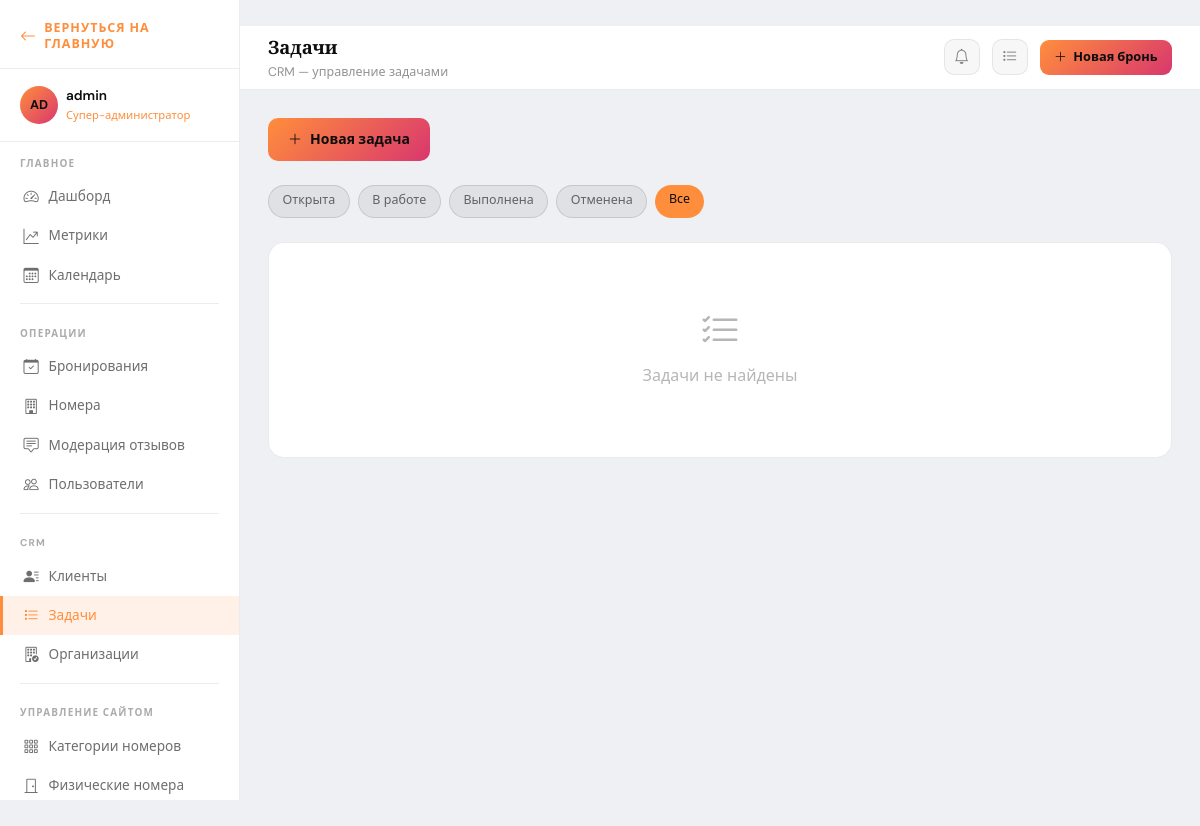
Screenshot of /crm/tasks/ (signed in) with the database file from the repository.
### apps/accounts/models.py (models this page shows, shortened)
class User(AbstractUser, TimeStampedModel):
    username = None
    email = models.EmailField(_("email"), unique=True)
    role = models.CharField(
        _("роль"),
        max_length=20,
        choices=UserRole.choices,
        default=UserRole.USER,
        db_index=True,
    )
    phone = models.CharField(
        _("телефон"), max_length=20, blank=True, validators=[phone_validator]
    )
    patronymic = models.CharField(_("отчество"), max_length=150, blank=True)
    date_of_birth = models.DateField(_("дата рождения"), null=True, blank=True)
    avatar = models.ImageField(
        _("аватар"), upload_to="avatars/%Y/%m/", null=True, blank=True
    )
    preferred_language = models.CharField(
        _("язык интерфейса"), max_length=10, default="ru", blank=True,
        choices=[("ru", "Русский"), ("en", "English")],
    )
    marketing_consent    = models.BooleanField(_("согласие на рассылку"), default=False)
    email_notifications  = models.BooleanField(_("email-уведомления"),    default=True)
    USERNAME_FIELD  = "email"
    REQUIRED_FIELDS = []
    objects = UserManager()
    class Meta:
        verbose_name         = _("пользоваостиница")
        verbose_name_plural  = _("пользователи")
        ordering             = ["-created_at"]
        indexes = [
            models.Index(fields=["role", "is_active"]),
        ]
    @property
    def is_plain_user(self) -> bool:
        return self.role == UserRole.USER and not self.is_superuser
    @property
    def is_receptionist(self) -> bool:
        return self.has_role(UserRole.RECEPTIONIST)
    @property
    def is_manager(self) -> bool:
        return self.has_role(UserRole.MANAGER)
    @property
    def is_admin(self) -> bool:
        return self.has_role(UserRole.ADMIN)
    @property
    def is_super_admin(self) -> bool:
        return self.is_superuser or self.role == UserRole.SUPER_ADMIN
    def has_role(self, minimum_role: str) -> bool:
        if self.is_superuser:
            return True
        return role_gte(self.role, minimum_role)
    def get_short_name(self) -> str:
        return self.first_name or self.email.split("@")[0]
    def get_initials(self) -> str:
        parts = [self.first_name[:1], self.last_name[:1]]
        return "".join(p for p in parts if p).upper() or self.email[:2].upper()
    @property
    def push_notifications_unread_count(self) -> int:
        return self.push_notifications.filter(is_read=False).count()

### apps/crm/views.py (the view)
# urls.py: path("tasks/",                              views.TaskListView.as_view(),    name="task_list"),
class TaskListView(ReceptionistRequiredMixin, View):
    template_name = "crm/task_list.html"
    def get(self, request):
        tasks = get_all_tasks(
            status=request.GET.get("status", ""),
            priority=request.GET.get("priority", ""),
        )
        return render(request, self.template_name, {
            "tasks":            tasks,
            "status_choices":   Task.TaskStatus.choices,
            "priority_choices": Task.Priority.choices,
            "status_filter":    request.GET.get("status", ""),
            "priority_filter":  request.GET.get("priority", ""),
        })

### templates/crm/task_list.html (shortened to what this page needs)
﻿{% extends "dashboard/base_dashboard.html" %}
{% block dashboard_title %}Задачи{% endblock %}
{% block dashboard_subtitle %}CRM — управление задачами{% endblock %}
{% block dashboard_content %}
<div class="d-flex justify-content-between align-items-start mb-4 flex-wrap gap-3">
  <a href="{% url 'crm:task_create' %}"
     style="background:linear-gradient(135deg,var(--gold),#a07830);border:none;
            border-radius:10px;color:#fff;padding:.65rem 1.25rem;font-size:.875rem;
            font-weight:600;text-decoration:none;display:inline-flex;align-items:center;gap:.5rem">
    <i class="bi bi-plus-lg"></i>Новая задача
  </a>
</div>
<div class="d-flex gap-2 flex-wrap mb-4">
  {% for val, lbl in status_choices %}
  <a href="?status={{ val }}{% if priority_filter %}&priority={{ priority_filter }}{% endif %}"
     style="padding:.35rem .85rem;border-radius:20px;font-size:.78rem;text-decoration:none;
            {% if status_filter == val %}background:var(--gold);color:#fff;{% else %}background:rgba(255,255,255,.06);color:rgba(255,255,255,.5);border:1px solid rgba(255,255,255,.1);{% endif %}">
    {{ lbl }}
  </a>
  {% endfor %}
  <a href="?"
     style="padding:.35rem .85rem;border-radius:20px;font-size:.78rem;text-decoration:none;
            {% if not status_filter %}background:var(--gold);color:#fff;{% else %}background:rgba(255,255,255,.06);color:rgba(255,255,255,.5);border:1px solid rgba(255,255,255,.1);{% endif %}">
    Все
  </a>
</div>
<div class="cabinet-card">
  {% if tasks %}
  <div class="table-responsive">
    <table class="table table-dark table-hover mb-0" style="--bs-table-bg:transparent">
      <thead>
        <tr style="color:rgba(255,255,255,.35);font-size:.72rem;text-transform:uppercase;letter-spacing:.06em">
          <th>Задача</th><th>Клиент</th><th>Исполнитель</th><th>Приоритет</th><th>Крайний срок</th><th>Статус</th><th></th>
        </tr>
      </thead>
      <tbody style="font-size:.875rem">
        {% for task in tasks %}
        <tr>
          <td style="color:#fff;font-weight:500;max-width:220px">
            <div style="white-space:nowrap;overflow:hidden;text-overflow:ellipsis">{{ task.title }}</div>
          </td>
          <td>
            {% if task.client %}
            <a href="{% url 'crm:client_detail' task.client.user_id %}"
               style="color:var(--gold);text-decoration:none;font-size:.85rem">
              {{ task.client.user.get_short_name }}
            </a>
            {% else %}
            <span style="color:rgba(255,255,255,.3)">—</span>
            {% endif %}
          </td>
          <td style="color:rgba(255,255,255,.6);font-size:.85rem">
            {{ task.assigned_to.get_short_name|default:"—" }}
          </td>
          <td>{% include "crm/_priority_badge.html" with priority=task.priority label=task.get_priority_display %}</td>
          <td style="font-size:.8rem;{% if task.due_date %}color:rgba(255,255,255,.5){% else %}color:rgba(255,255,255,.25){% endif %}">
            {{ task.due_date|date:"d.m.Y"|default:"—" }}
          </td>
          <td style="font-size:.8rem;color:rgba(255,255,255,.5)">{{ task.get_status_display }}</td>
          <td>
            <div style="display:flex;gap:.5rem">
              {% if task.status in "open,in_progress" %}
              <form method="post" action="{% url 'crm:task_complete' task.pk %}">
                {% csrf_token %}
                <input type="hidden" name="next" value="{{ request.path }}" />
                <button type="submit" title="Выполнить"
                        style="background:none;border:none;cursor:pointer;color:rgba(40,167,69,.6);font-size:.9rem;padding:0">
                  <i class="bi bi-check-circle"></i>
                </button>
              </form>
              <form method="post" action="{% url 'crm:task_cancel' task.pk %}">
                {% csrf_token %}
                <input type="hidden" name="next" value="{{ request.path }}" />
                <button type="submit" title="Отменить"
                        style="background:none;border:none;cursor:pointer;color:rgba(255,100,100,.5);font-size:.9rem;padding:0">
                  <i class="bi bi-x-circle"></i>
                </button>
              </form>
              {% endif %}
              <form method="post" action="{% url 'crm:task_delete' task.pk %}"
                    onsubmit="return confirm('Удалить задачу «{{ task.title|truncatechars:40 }}»?')">
                {% csrf_token %}
                <input type="hidden" name="next" value="{{ request.path }}" />
                <button type="submit" title="Удалить"
                        style="background:none;border:none;cursor:pointer;color:rgba(220,53,69,.6);font-size:.9rem;padding:0">
                  <i class="bi bi-trash"></i>
                </button>
              </form>
            </div>
          </td>
        </tr>
        {% endfor %}
      </tbody>
    </table>
  </div>
  {% else %}
  <div style="text-align:center;padding:3rem;color:rgba(255,255,255,.3)">
    <i class="bi bi-list-check" style="font-size:2.5rem;display:block;margin-bottom:.75rem"></i>
    Задачи не найдены
  </div>
  {% endif %}
</div>
{% endblock %}

### templates/dashboard/base_dashboard.html (shortened to what this page needs)
{% extends "base.html" %}
{% load static %}
{% block body_class %}dash-app{% endblock %}
{% block content %}
<div class="dash-layout">
  <aside class="dash-sidebar" id="dashSidebar">
    <div class="sidebar-brand">
      <a href="{% url 'hotel:index' %}" class="sidebar-brand-home" aria-label="Вернуться на главную">
        <i class="bi bi-arrow-left" aria-hidden="true"></i>
        <span>Вернуться на главную</span>
      </a>
    </div>
    <div class="sidebar-user">
      <div class="d-flex align-items-center gap-2">
        <div class="sidebar-user-avatar">
          {% if request.user.avatar %}
            <img src="{{ request.user.avatar.url }}" alt="" />
          {% else %}
            {{ request.user.get_initials }}
          {% endif %}
        </div>
        <div>
          <div class="sidebar-user-name">{{ request.user.get_short_name }}</div>
          <div class="sidebar-user-role">{{ request.user.get_role_display }}</div>
        </div>
      </div>
    </div>
    <ul class="sidebar-nav" style="flex:1;padding-bottom:1rem">
      <div class="sidebar-section-label">Главное</div>
      <li>
        <a href="{% url 'dashboard:index' %}"
           class="{% if request.resolver_match.url_name == 'index' and request.resolver_match.namespace == 'dashboard' %}active{% endif %}">
          <i class="bi bi-speedometer2"></i> Дашборд
        </a>
      </li>
      {% if request.user.is_manager or request.user.is_admin or request.user.is_super_admin or request.user.is_superuser %}
      <li>
        <a href="{% url 'dashboard:metrics' %}"
           class="{% if request.resolver_match.url_name == 'metrics' %}active{% endif %}">
          <i class="bi bi-graph-up-arrow"></i> Метрики
        </a>
      </li>
      {% endif %}
      <li>
        <a href="{% url 'dashboard:calendar' %}"
           class="{% if request.resolver_match.url_name == 'calendar' %}active{% endif %}">
          <i class="bi bi-calendar3"></i> Календарь
        </a>
      </li>
      <div class="sidebar-divider"></div>
      <div class="sidebar-section-label">Операции</div>
      <li>
        <a href="{% url 'bookings:staff_list' %}"
           class="{% if request.resolver_match.namespace == 'bookings' %}active{% endif %}">
          <i class="bi bi-calendar-check"></i> Бронирования
        </a>
      </li>
      <li>
        <a href="{% url 'dashboard:rooms' %}"
           class="{% if request.resolver_match.url_name == 'rooms' %}active{% endif %}">
          <i class="bi bi-building"></i> Номера
        </a>
      </li>
      {% if request.user.is_receptionist %}
      <li>
        <a href="{% url 'dashboard:reviews' %}"
           class="{% if request.resolver_match.url_name == 'reviews' %}active{% endif %}">
          <i class="bi bi-chat-square-text"></i> Модерация отзывов
        </a>
      </li>
      {% endif %}
      <li>
        <a href="{% url 'accounts:user_list' %}"
           class="{% if request.resolver_match.namespace == 'accounts' and 'user' in request.resolver_match.url_name %}active{% endif %}">
          <i class="bi bi-people"></i> Пользователи
        </a>
      </li>
      <div class="sidebar-divider"></div>
      <div class="sidebar-section-label">CRM</div>
      <li>
        <a href="{% url 'crm:client_list' %}"
           class="{% if request.resolver_match.namespace == 'crm' and 'client' in request.resolver_match.url_name %}active{% endif %}">
          <i class="bi bi-person-lines-fill"></i> Клиенты
        </a>
      </li>
      <li>
        <a href="{% url 'crm:task_list' %}"
           class="{% if request.resolver_match.url_name == 'task_list' %}active{% endif %}">
          <i class="bi bi-list-task"></i> Задачи
        </a>
      </li>
      <li>
        <a href="{% url 'crm:organization_list' %}"
           class="{% if request.resolver_match.url_name == 'organization_list' %}active{% endif %}">
          <i class="bi bi-building-check"></i> Организации
        </a>
      </li>
      <div class="sidebar-divider"></div>
      <div class="sidebar-section-label">Управление сайтом</div>
      <li>
        <a href="{% url 'hotel:staff_category_list' %}"
           class="{% if request.resolver_match.namespace == 'hotel' and 'category' in request.resolver_match.url_name %}active{% endif %}">
          <i class="bi bi-grid-3x3-gap"></i> Категории номеров
        </a>
      </li>
      <li>
        <a href="{% url 'hotel:staff_room_list' %}"
           class="{% if request.resolver_match.namespace == 'hotel' and 'room' in request.resolver_match.url_name and 'category' not in request.resolver_match.url_name %}active{% endif %}">
          <i class="bi bi-door-closed"></i> Физические номера
        </a>
      </li>
    </ul>
  </aside>
  <div class="dash-main">
    <div class="dash-topbar">
      <div class="dash-topbar-info">
        <div class="dash-topbar-title">{% block dashboard_title %}Панель управления{% endblock %}</div>
        <div class="dash-topbar-subtitle">{% block dashboard_subtitle %}{% endblock %}</div>
      </div>
      <div class="dash-topbar-actions">
        {% with unread_count=request.user.push_notifications_unread_count %}
        <div class="notif-wrap">
          <button type="button" class="topbar-icon-btn notif-toggle-btn" id="notifToggleBtn"
                  onclick="toggleNotifPanel(event)" aria-label="Уведомления" aria-expanded="false">
            <i class="bi bi-bell"></i>
          </button>
        </div>
        {% endwith %}
        <a href="{% url 'crm:task_list' %}" class="topbar-icon-btn" title="Задачи">
          <i class="bi bi-list-task"></i>
        </a>
        <a href="{% url 'bookings:staff_create' %}" class="topbar-new-booking" title="Новая бронь">
          <i class="bi bi-plus-lg"></i>
          <span>Новая бронь</span>
        </a>
      </div>
    </div>
    <div class="dash-content">
      {% block dashboard_content %}{% endblock %}
    </div>
  </div>
</div>
{% endblock %}

### rows the page displays
User: user.get_initials "AD", user.get_short_name "admin", user.role "Супер-администратор"

### other values shown
{{ lbl }} "Открыта" "В работе" "Выполнена" "Отменена"
